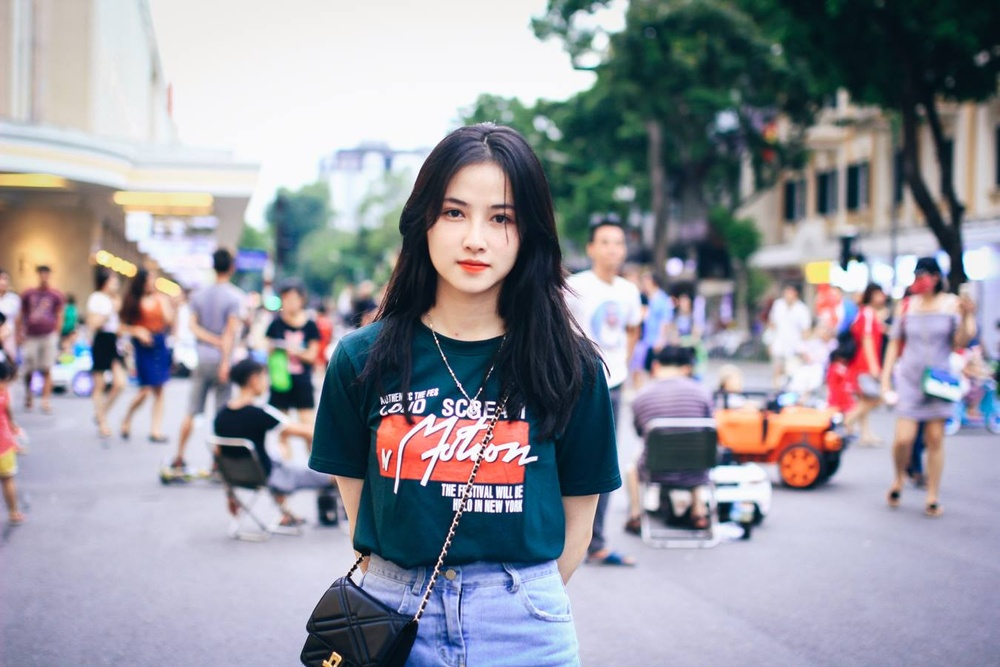
#> input picture images/image.jpg, 1000 x 667 px, shrunk from 1350 x 900 before the run
$ jupyter execute 'Color Spaces.ipynb'
#> lines starting #> are read from the running program, lines starting #| are printed output that depends on the picture
# Color Spaces

There are several types of image color channel like: **RGB (Red, Green, Blue)**, **HSV (Hue, Saturation, Value)**, **CMYK (cyan, magenta, yellow, and key (black)**

### The computer stores image in RGB, but in OpenCV stored in BGR (quite annoying)

[cell 1]
import cv2
import numpy as np

image = cv2.imread('./images/image.jpg')
#> image is the input picture: shape (667, 1000, 3); mean B, G, R 158.3, 149.3, 148.6

## Color filtering HSV

[cell 2]
image = cv2.imread('./images/image.jpg')
hsv_image = cv2.cvtColor(image, cv2.COLOR_BGR2HSV)
#> hsv_image: shape (667, 1000, 3); mean H, S, V 92, 70.5, 169.5

# cv2.imshow('HVS image', hsv_image)
# cv2.imshow('Hue channel', hsv_image[:, :, 0])
# cv2.imshow('Saturation channel', hsv_image[:, :, 1])
cv2.imshow('Value channel', hsv_image[:, :, 2])
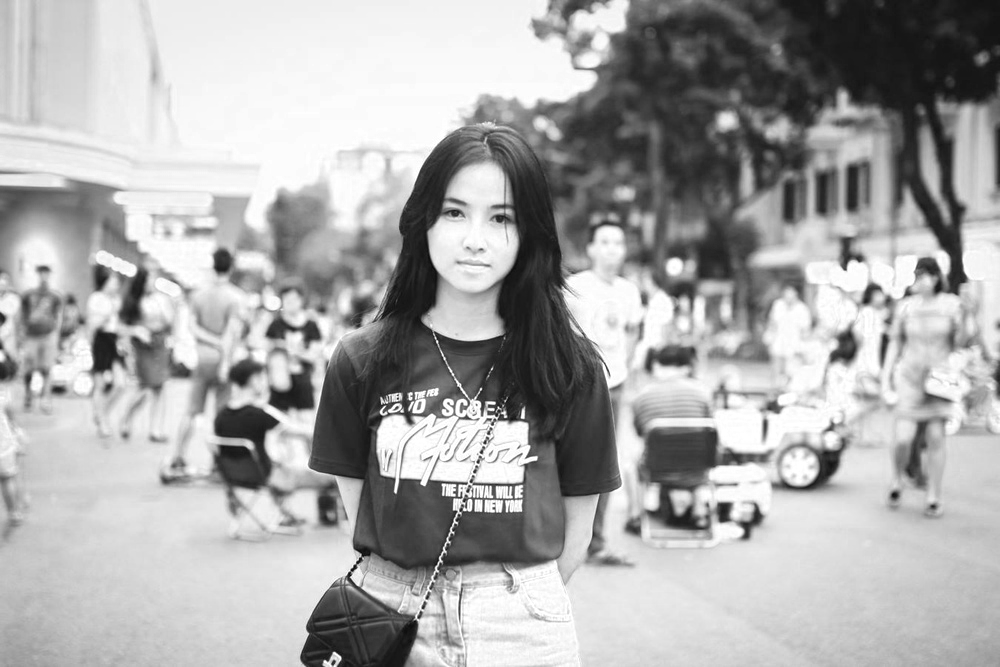
#> window 'Value channel': shape (667, 1000); min 8, max 255, mean 169.5
cv2.waitKey()
cv2.destroyAllWindows()

## Individual channel in RGB image

[cell 3]
image = cv2.imread('./images/image.jpg')

B, G, R = cv2.split(image)
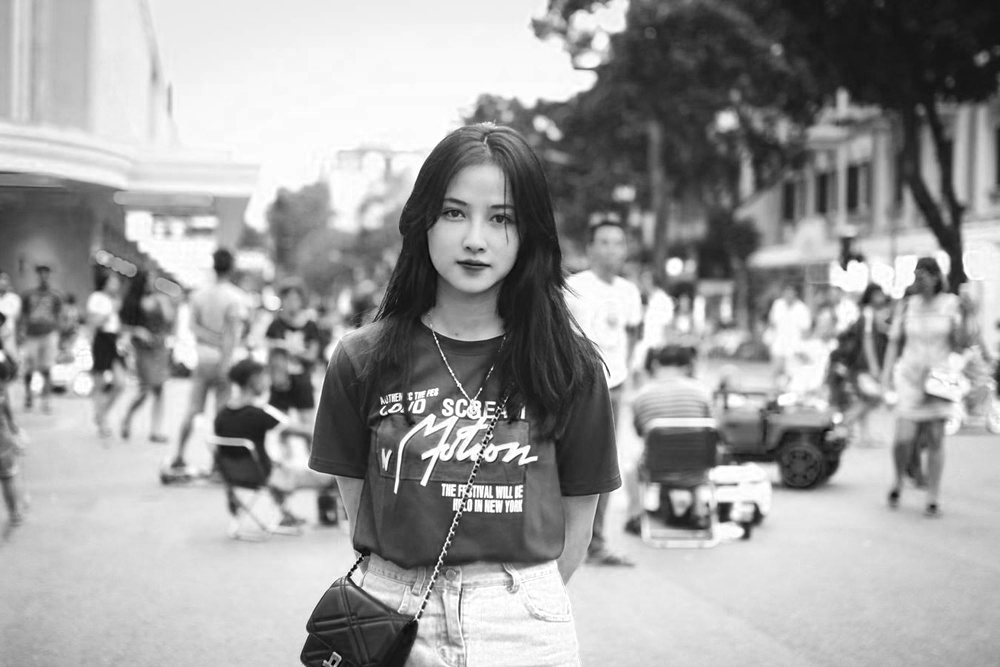
#> B: shape (667, 1000); min 0, max 255, mean 158.3
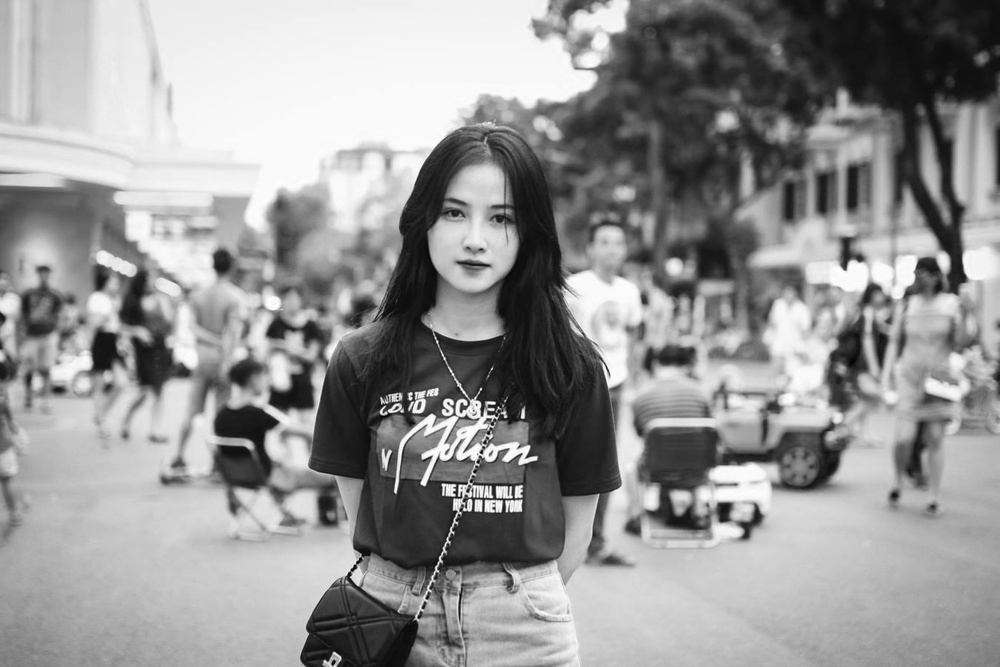
#> G: shape (667, 1000); min 0, max 255, mean 149.3
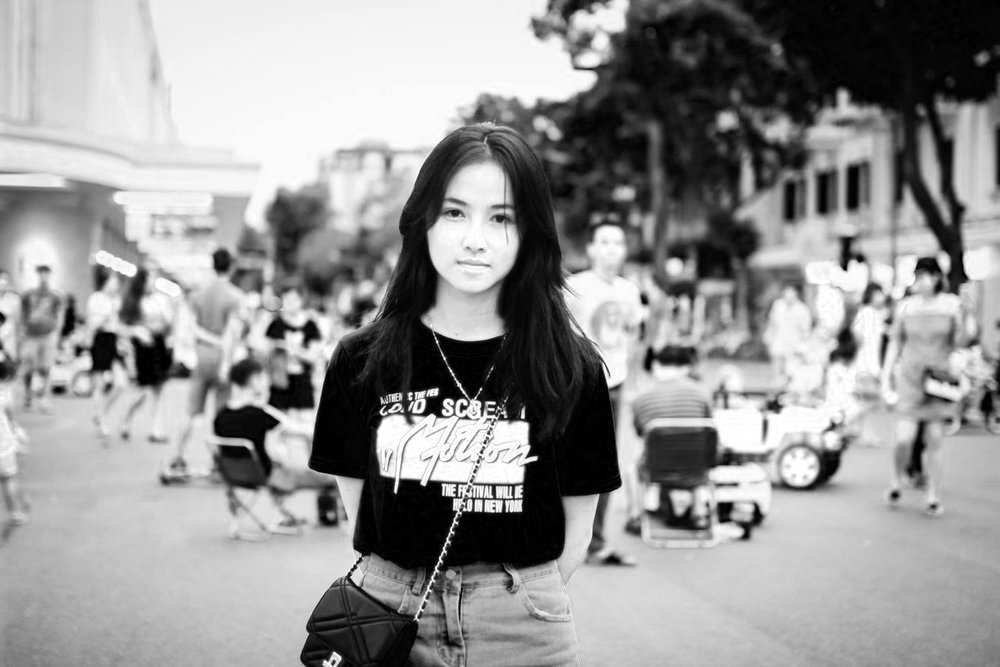
#> R: shape (667, 1000); min 0, max 255, mean 148.6

cv2.imshow('Blue image', B)
cv2.imshow('Green image', G)
cv2.imshow('Red image', R)
cv2.waitKey()
cv2.destroyAllWindows()

$ run again, with images/block.jpg copied over images/image.jpg
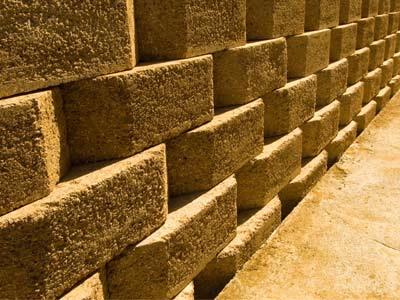
#> input picture images/block.jpg, 400 x 300 px
#> image is the input picture: shape (300, 400, 3); mean B, G, R 46.6, 101.4, 138.3
#> hsv_image: shape (300, 400, 3); mean H, S, V 17.8, 190.5, 138.3
#> `B, G, R = cv2.split(image)`:
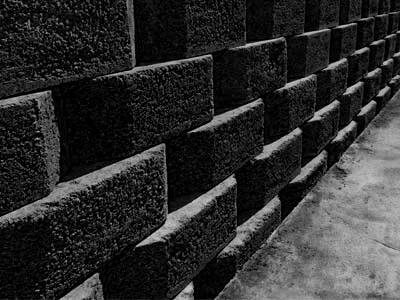
#> B: shape (300, 400); min 0, max 204, mean 46.6
#> `B, G, R = cv2.split(image)`:
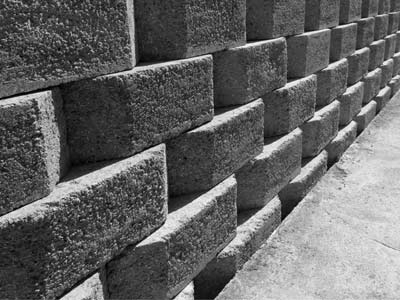
#> G: shape (300, 400); min 0, max 253, mean 101.4
